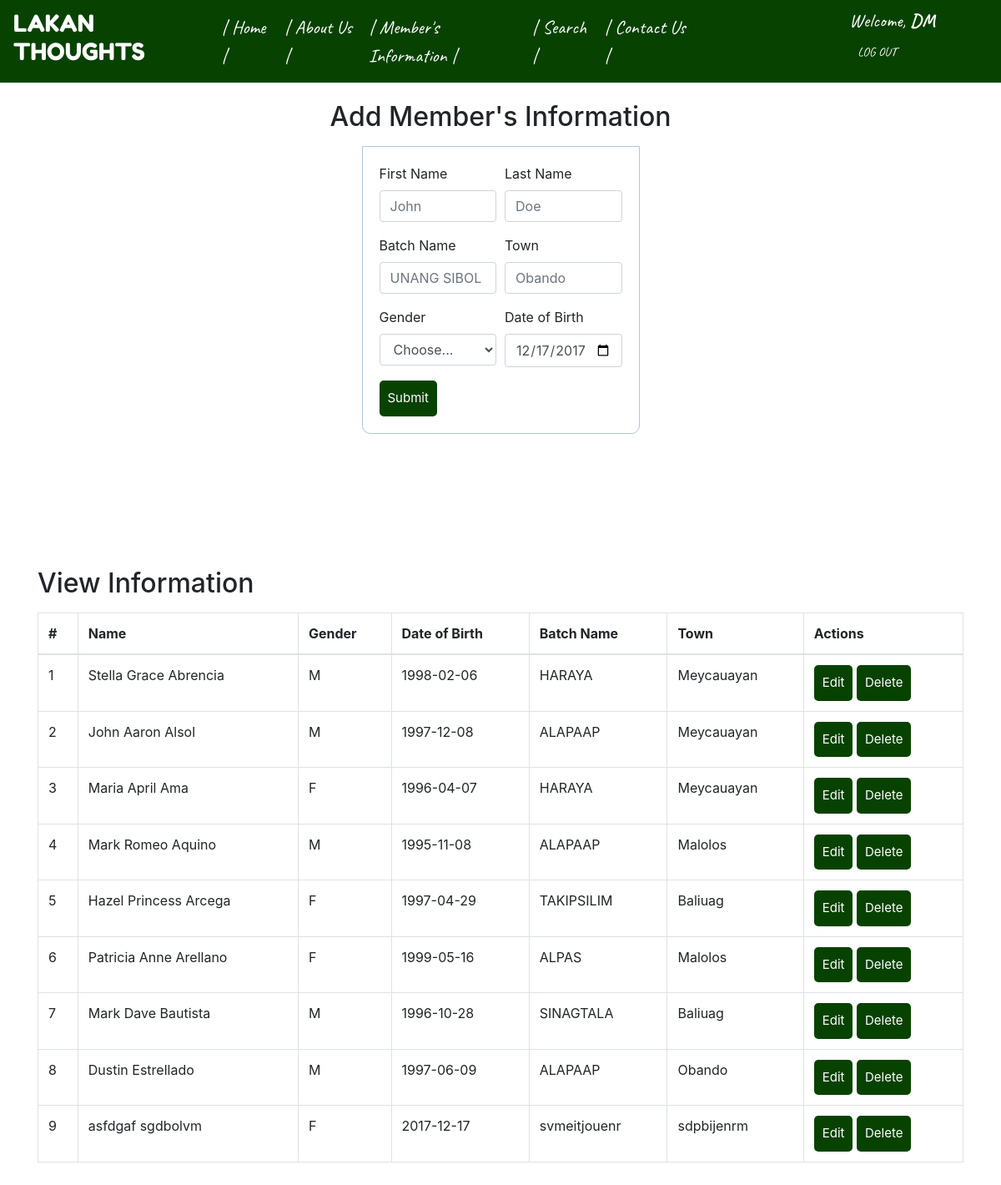
/members.php (signed in), run on the app's committed database.
### tables this page shows
CREATE TABLE `members` (
  `id` int(11) NOT NULL,
  `first_name` varchar(255) NOT NULL,
  `last_name` varchar(255) NOT NULL,
  `gender` char(1) NOT NULL,
  `date_of_birth` date NOT NULL,
  `town` varchar(255) NOT NULL,
  `batch` varchar(255) NOT NULL
);

### database.php (called while the page is built, shortened)
<?php
	$first_name = "";
	$last_name = "";
	$date_of_birth = "";
	$town = "";
	$batch = "";
	$edit_state = false;
	$con = mysqli_connect("localhost", "root", "", "lis161_dynamic");
	$records = mysqli_query($con,"SELECT * FROM members");
?>

### members.php (the view, shortened to what this page needs)
<?php include 'database.php';
?>
<!DOCTYPE html>
<html lang="en">
<head>
    <link rel="stylesheet" href="https://maxcdn.bootstrapcdn.com/bootstrap/4.0.0-beta/css/bootstrap.min.css">
    <link rel="stylesheet" type="text/css" href="custom1.css">
</head>
<body>
    <div class="container">
    	<nav class="navbar navbar-expand-md navbar-light fixed-top" id = "nav1">
		  <span class="h3" class="navbar-brand mb-0" id="tit1">LAKAN THOUGHTS</span>
		  <div class="collapse navbar-collapse" id="navbarNav">
		    <ul class="navbar-nav">
		      <li class="nav-item active">
		        <a class="nav-link" href="index.php" onclick="refresh1()" id="tit1">| Home |<span class="sr-only">(current)</span></a>
		      </li>
		      <li class="nav-item">
        		<a class="nav-link" href="aboutus.php" id="tit1">| About Us |</a>
        		</li>
            <li class="nav-item">
            <a class="nav-link" href="members.php" id="tit1">| Member's Information |</a>
          </li>
          <li class="nav-item">
            <a class="nav-link" href="search.php" id="tit1">| Search |</a>
          </li>
		      <li class="nav-item">
		        <a class="nav-link" href="contactus.php" id="tit1">| Contact Us |</a>
		    </li>
		      <pre>			</pre>
      <li id="rcorners1">
  		<div class="well">
    		<?php if (isset($_SESSION['username'])) { ?>
      			Welcome, <strong><?php echo $_SESSION['username']; ?></strong>&nbsp;
      			<a href="server.php?logout=1" class="btn btn-warning">LOG OUT</a>
    		<?php } ?>
  		</div>
      </li>
		    </ul>
		  </div>
		</nav>
    </div>
<br><br>
<br><br>
<div class="container">
  <div class="well">
    <h2 class="text-center h_title"><p class="p_title">Add Member's Information<p></h2>
      <form method="POST" action="database.php">
        <div class="form-row">
          <div class="form-group col-md-6">
            <label for="first_name">First Name</label>
            <input type="text" class="form-control" name="first_name" placeholder="John" value = "<?php echo $first_name; ?>" required>
          </div>
          <div class="form-group col-md-6">
            <label for="last_name">Last Name</label>
            <input type="text" class="form-control" name="last_name" placeholder="Doe" value = "<?php echo $last_name; ?>" required>
          </div>
        </div>
        <div class="form-row">
          <div class="form-group col-md-6">
            <label for="batch">Batch Name</label>
            <input type="text" class="form-control" name="batch" placeholder="UNANG SIBOL" value = "<?php echo $batch; ?>" required>
          </div>
          <div class="form-group col-md-6">
            <label for="town">Town</label>
            <input type="text" class="form-control" name="town" placeholder="Obando" value = "<?php echo $town; ?>" required>
          </div>
        </div>
        <div class="form-row">
          <div class="form-group col-md-6">
            <label for="gender">Gender</label>
            <select class="form-control" name="gender" required>
              <option <?php !isset($gender) ? 'selected' : null ?>>Choose...</option>
            </select>
          </div>
          <div class="form-group col-md-6">
            <label for="date_of_birth">Date of Birth</label>
            <input type="date" class="form-control" name="date_of_birth" value = "<?php echo date_format(date_create($date_of_birth),"Y-m-d"); ?>" required>
          </div>
        </div>
        <?php if($edit_state) { ?>
            <button type="submit" class="btn btn-primary" name="update" id="s1">Update</button>
            <a class="btn btn-warning" name = "edit" href="index.php">Cancel</a>
        <?php } else { ?>
            <button type="submit" class="btn btn-primary" name="submit" id="s1">Submit</button>
        <?php } ?>
      </form>
  </div>
<br><br>
<br><br>
<br><br>
  <div class="well">
    <p><h2>View Information</h2></p>
    <table class="table table-hover table-bordered">
      <thead>
        <tr>
          <th scope="col">#</th>
          <th scope="col">Name</th>
          <th scope="col">Gender</th>
          <th scope="col">Date of Birth</th>
          <th scope="col">Batch Name</th>
          <th scope="col">Town</th>
          <th scope="col">Actions</th>
        </tr>
      </thead>
      <tbody>
        <?php $i = 0;
        while ($row = mysqli_fetch_array($records)) {?>
          <tr>
          <td> <?php echo ++$i; ?> </td>
          <td> <?php echo $row['first_name'].' '.$row['last_name']; ?> </td>
          <td> <?php echo $row['gender']; ?> </td>
          <td> <?php echo $row['date_of_birth']; ?> </td>
          <td> <?php echo $row['batch']; ?> </td>
          <td> <?php echo $row['town']; ?> </td>
          <td><a class="btn btn-warning" name = "edit" href="members.php?edit=<?php echo $row['id']; ?>" onclick="return confirm('Are you sure?')">Edit</a>
              <a class="btn btn-danger" href="members.php?del=<?php echo $row['id']; ?>" onclick="return confirm('Are you sure?')">Delete</a></td>
        </tr>
        <?php } ?>
      </tbody>
    </table>
  </div>
</div>
</body>
</html>

### custom1.css (style rules this page uses)
html { position: relative; min-height: 100%; }
body { margin: 0 0 100px; padding: 25px; }
th { padding-top: 50px; padding-right: 50px; }
form, .content { width: 30%; margin: 0px auto; padding: 20px; border: 1px solid #B0C4DE; background: white; border-radius: 0px 0px 10px 10px; }
.btn { padding: 10px; font-size: 15px; color: white; background: #084200; border: none; border-radius: 5px; }
.h3 { font-family: 'Fredoka One', cursive; }
.nav-link { font-family: 'Caveat', cursive; font-size: 140%; }
#rcorners1 { color: white; font-family: 'Caveat', cursive; font-size: 140%; }
#nav1 { background-color: #084200; }
#tit1 { color: #ffffff; }

### data on the page
members: first_name "Stella Grace", last_name "Abrencia", gender "M", date_of_birth "1998-02-06", batch "HARAYA", town "Meycauayan"
members: first_name "John Aaron", last_name "Alsol", gender "M", date_of_birth "1997-12-08", batch "ALAPAAP", town "Meycauayan"
members: first_name "Maria April", last_name "Ama", gender "F", date_of_birth "1996-04-07", batch "HARAYA", town "Meycauayan"
members: first_name "Mark Romeo", last_name "Aquino", gender "M", date_of_birth "1995-11-08", batch "ALAPAAP", town "Malolos"
members: first_name "Hazel Princess", last_name "Arcega", gender "F", date_of_birth "1997-04-29", batch "TAKIPSILIM", town "Baliuag"
members: first_name "Patricia Anne", last_name "Arellano", gender "F", date_of_birth "1999-05-16", batch "ALPAS", town "Malolos"
members: first_name "Mark Dave", last_name "Bautista", gender "M", date_of_birth "1996-10-28", batch "SINAGTALA", town "Baliuag"
members: first_name "Dustin", last_name "Estrellado", gender "M", date_of_birth "1997-06-09", batch "ALAPAAP", town "Obando"
members: first_name "asfdgaf", last_name "sgdbolvm", gender "F", date_of_birth "2017-12-17", batch "svmeitjouenr", town "sdpbijenrm"

### other printed values
$_SESSION['username'] "DM"
